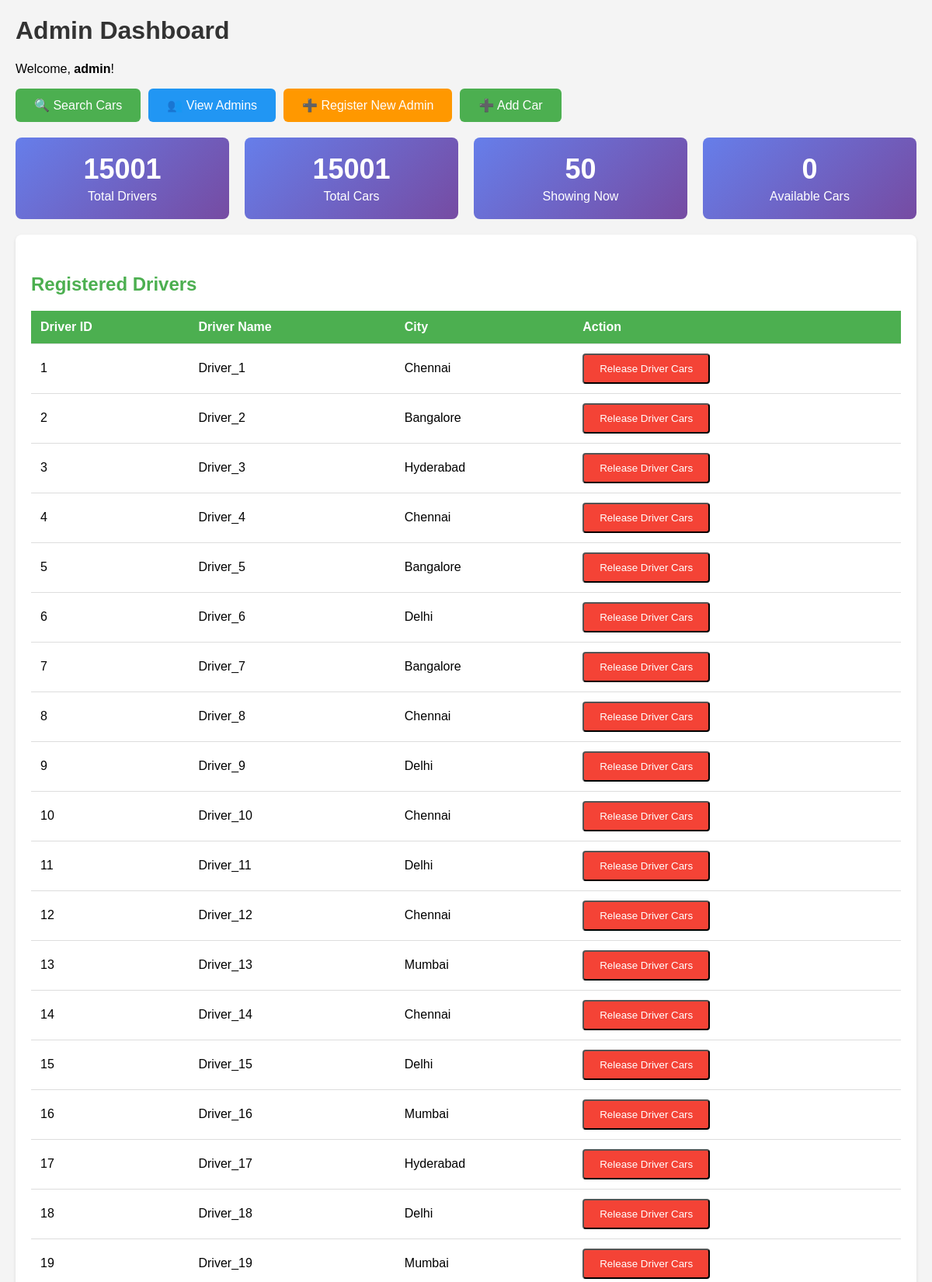
The app's page /admin/dashboard (signed in, upper part) with its own data.
### app.py (models this page shows)
class Car(db.Model):
    id = db.Column(db.Integer, primary_key=True)
    driver_id = db.Column(db.String(50), nullable=False)
    car_id = db.Column(db.String(50), unique=True, nullable=False)
    driver_name = db.Column(db.String(100), nullable=False)
    city = db.Column(db.String(100), nullable=False)
    vehicle_type = db.Column(db.String(100), nullable=False)
    status = db.Column(db.String(20), default="assigned", nullable=False)
    vehicle_age = db.Column(db.Integer, nullable=False)
    trips_per_month = db.Column(db.Integer, nullable=False)
    battery_health = db.Column(db.Float, nullable=False)
    charge_per_km = db.Column(db.Float, nullable=False)
    garage_cost = db.Column(db.Float, nullable=False)
    charging_cost = db.Column(db.Float, nullable=False)
    maintenance_cost = db.Column(db.Float, nullable=False)
    total_operating_cost = db.Column(db.Float, nullable=False)
    gross_revenue = db.Column(db.Float, nullable=False)
    driver_charge = db.Column(db.Float, nullable=False)
    overspeed_count = db.Column(db.Integer, nullable=False)
    max_speed = db.Column(db.Integer, nullable=False)
    created_at = db.Column(db.DateTime, default=datetime.utcnow)

### app.py (the view)
@app.route("/admin/dashboard")
def admin_dashboard():
    if "username" in session and session["role"] == "admin":
        drivers = db.session.query(Car.driver_id, Car.driver_name, Car.city).filter(Car.status == "assigned").distinct().limit(50).all()
        driver_count = db.session.query(Car.driver_id).filter(Car.status == "assigned").distinct().count()
        cars = Car.query.limit(50).all()
        total_cars = Car.query.count()
        available_cars = Car.query.filter_by(status="available").count()
        return render_template("admin_dashboard.html",
                             username=session['username'],
                             drivers=drivers,
                             driver_count=driver_count,
                             cars=cars,
                             total_cars=total_cars,
                             available_cars=available_cars)
    else:
        return redirect(url_for("login"))

### app.py (called while the page is built)
def ensure_car_columns():
    with db.engine.begin() as conn:
        columns = [row[1] for row in conn.execute(text("PRAGMA table_info(car)"))]
        if "status" not in columns:
            conn.execute(text("ALTER TABLE car ADD COLUMN status VARCHAR(20) DEFAULT 'assigned'"))
        conn.execute(text("UPDATE car SET status='assigned' WHERE status IS NULL"))

@app.before_request
def before_first_request():
    with app.app_context():
        db.create_all()
        ensure_car_columns()

### templates/admin_dashboard.html (shortened to what this page needs)
<!DOCTYPE html>
<html>
<head>
</head>
<body>
<h1>Admin Dashboard</h1>
<p>Welcome, <strong>{{ username }}</strong>!</p>
<div class="action-buttons">
    <a href="/admin/search" class="action-btn btn-search">🔍 Search Cars</a>
    <a href="/admin/admins" class="action-btn btn-admins">👥 View Admins</a>
    <a href="/register/admin" class="action-btn btn-register">➕ Register New Admin</a>
    <a href="/admin/cars/new" class="action-btn btn-search">➕ Add Car</a>
</div>
<div class="stats">
    <div class="stat-card">
        <h3>{{ driver_count }}</h3>
        <p>Total Drivers</p>
    </div>
    <div class="stat-card">
        <h3>{{ total_cars }}</h3>
        <p>Total Cars</p>
    </div>
    <div class="stat-card">
        <h3>{{ cars|length }}</h3>
        <p>Showing Now</p>
    </div>
    <div class="stat-card">
        <h3>{{ available_cars }}</h3>
        <p>Available Cars</p>
    </div>
</div>
<div class="container">
    <h2 class="section-header">Registered Drivers</h2>
    <table>
        <thead>
            <tr>
                <th>Driver ID</th>
                <th>Driver Name</th>
                <th>City</th>
                <th>Action</th>
            </tr>
        </thead>
        <tbody>
            {% if drivers %}
                {% for driver in drivers %}
                <tr>
                    <td>{{ driver.driver_id }}</td>
                    <td>{{ driver.driver_name }}</td>
                    <td>{{ driver.city }}</td>
                    <td>
                        <form method="POST" action="/admin/driver/{{ driver.driver_id }}/release" onsubmit="return confirm('Release all cars for this driver?');" style="display:inline;">
                            <button type="submit" class="btn" style="margin-top:0;">Release Driver Cars</button>
                        </form>
                    </td>
                </tr>
                {% endfor %}
            {% else %}
                <tr>
                    <td colspan="4" style="text-align: center;">No drivers found in cars database</td>
                </tr>
            {% endif %}
        </tbody>
    </table>
</div>
</body>
</html>

### templates/admin_dashboard.html (style rules this page uses)
body { font-family: Arial, sans-serif; margin: 20px; background-color: #f4f4f4; }
h1 { color: #333; }
.container { background: white; padding: 20px; border-radius: 8px; box-shadow: 0 2px 4px rgba(0,0,0,0.1); margin-bottom: 20px; }
.action-buttons { display: flex; gap: 10px; margin-bottom: 20px; }
.action-btn { padding: 12px 24px; border: none; border-radius: 6px; font-size: 16px; cursor: pointer; text-decoration: none; color: white; display: inline-block; }
.btn-search { background-color: #4CAF50; }
.btn-admins { background-color: #2196F3; }
.btn-register { background-color: #FF9800; }
table { width: 100%; border-collapse: collapse; margin-top: 15px; }
th, td { padding: 12px; text-align: left; border-bottom: 1px solid #ddd; }
th { background-color: #4CAF50; color: white; }
.btn { background-color: #f44336; color: white; padding: 10px 20px; text-decoration: none; border-radius: 4px; display: inline-block; margin-top: 10px; }
.section-header { color: #4CAF50; margin-top: 30px; }
.stats { display: flex; gap: 20px; margin-bottom: 20px; }
.stat-card { background: linear-gradient(135deg, #667eea 0%, #764ba2 100%); color: white; padding: 20px; border-radius: 8px; flex: 1; text-align: center; }
.stat-card h3 { margin: 0; font-size: 36px; }
.stat-card p { margin: 5px 0 0 0; }

### records on screen
Car: driver_id "1", driver_name "Driver_1", city "Chennai"
Car: driver_id "2", driver_name "Driver_2", city "Bangalore"
Car: driver_id "3", driver_name "Driver_3", city "Hyderabad"
Car: driver_id "4", driver_name "Driver_4", city "Chennai"
Car: driver_id "5", driver_name "Driver_5", city "Bangalore"
Car: driver_id "6", driver_name "Driver_6", city "Delhi"
Car: driver_id "7", driver_name "Driver_7", city "Bangalore"
Car: driver_id "8", driver_name "Driver_8", city "Chennai"
Car: driver_id "9", driver_name "Driver_9", city "Delhi"
Car: driver_id "10", driver_name "Driver_10", city "Chennai"
Car: driver_id "11", driver_name "Driver_11", city "Delhi"
Car: driver_id "12", driver_name "Driver_12", city "Chennai"
Car: driver_id "13", driver_name "Driver_13", city "Mumbai"
Car: driver_id "14", driver_name "Driver_14", city "Chennai"
Car: driver_id "15", driver_name "Driver_15", city "Delhi"
Car: driver_id "16", driver_name "Driver_16", city "Mumbai"
Car: driver_id "17", driver_name "Driver_17", city "Hyderabad"
Car: driver_id "18", driver_name "Driver_18", city "Delhi"
Car: driver_id "19", driver_name "Driver_19", city "Mumbai"

### other values on screen
{{ username }} "admin"
{{ driver_count }} "15001"
{{ total_cars }} "15001"
{{ cars|length }} "50"
{{ available_cars }} "0"
